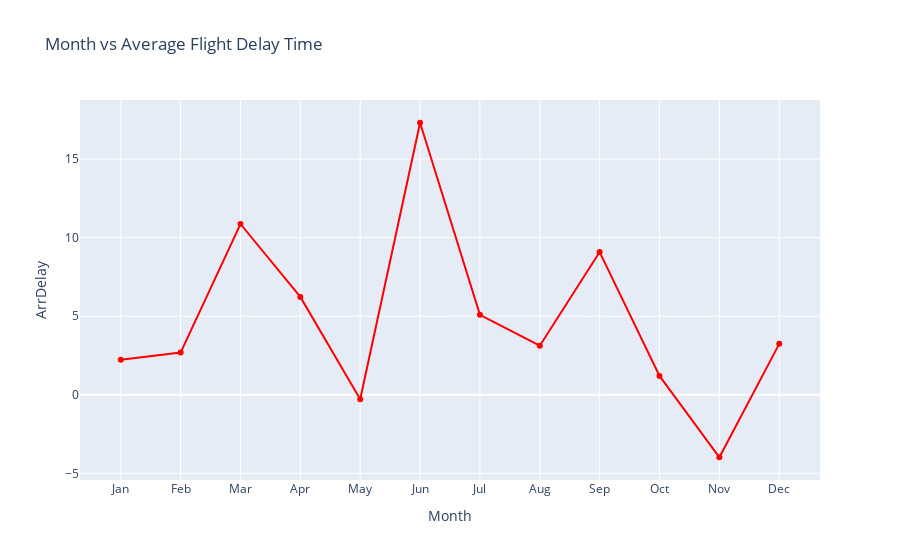

Notebook code for this chart:
### Code cell
fig=go.Figure()
fig.add_trace(go.Scatter(x=line_data['Month'], y=line_data['ArrDelay'], mode='lines+markers', marker=dict(color='red')))
fig.update_layout(title='Month vs Average Flight Delay Time', xaxis_title='Month', yaxis_title='ArrDelay')
fig.show()

### Figure 1 — Plotly figure (JSON) as saved in the notebook; plotly's stock layout.template omitted (floating-point values rounded to 4 significant figures)
{"data": [{"marker": {"color": "red"}, "mode": "lines+markers", "type": "scatter", "x": ["Jan", "Feb", "Mar", "Apr", "May", "Jun", "Jul", "Aug", "Sep", "Oct", "Nov", "Dec"], "y": [2.233, 2.688, 10.87, 6.229, -0.2791, 17.31, 5.089, 3.122, 9.081, 1.2, -3.975, 3.241]}], "layout": {"title": {"text": "Month vs Average Flight Delay Time"}, "xaxis": {"title": {"text": "Month"}}, "yaxis": {"title": {"text": "ArrDelay"}}}}
